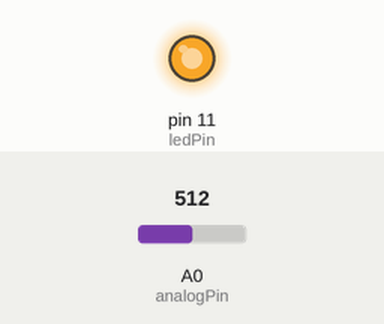
This sketch was run on a simulated Arduino Uno, built with avr-gcc and run on an emulated ATmega328P. Shown: output pins drawn as LEDs (lit = HIGH). The test bench sets the inputs (shaded band); at power-on: A0 (analogPin) = 512.

Above: at 0.9 s.
4.3 s: A0 (analogPin) set to 910
At 7.6 s:
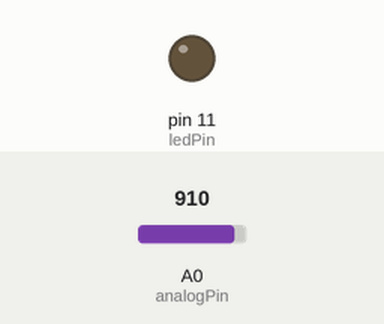
8.6 s: A0 (analogPin) set to 900
At 8.9 s:
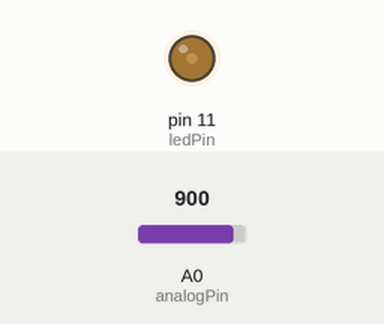
12.9 s: A0 (analogPin) set to 1010
At 13.5 s:
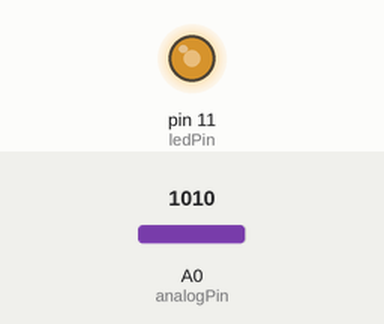
17.2 s: A0 (analogPin) set to 890
At 18.5 s:
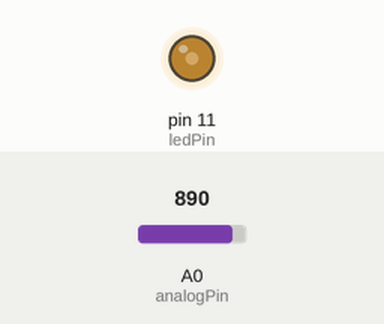
Timing chart, 0 to 22.5 s (numbered marks = the images above; inputs shaded):
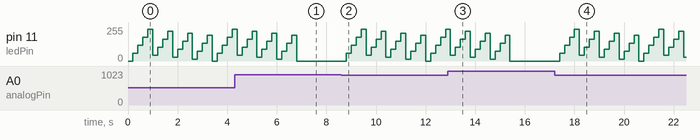

Measured:
- after the input at 4.3 s, pin 11 (ledPin): goes on until 6.8 s, then stays 0/255
- after the input at 8.6 s, pin 11 (ledPin): ramps from 0/255 to 240/255 and jumps back, once every 0.80 s
- after the input at 12.9 s, pin 11 (ledPin): goes on until 15.4 s, then stays 0/255
- after the input at 17.2 s, pin 11 (ledPin): 0/255 → 60/255 after 0.20 s, → 120/255 0.20 s later, → 180/255 0.20 s later, → 240/255 0.20 s later, … (26 changes in this stretch)
- by itself, pin 11 (ledPin): ramps from 0/255 to 240/255 and jumps back, once every 0.80 s

The sketch:

task2c.ino
```cpp
int ledPin = 11;    // LED connected to digital pin 9
int analogPin = A0;

void setup() {
  pinMode(ledPin, OUTPUT); // nothing happens in setup
  pinMode(analogPin, INPUT);
}

void loop() {

  int val = analogRead(analogPin);   // read the input pin
  analogWrite(ledPin, val / 4);
  if (val <= 900)

  {
    // fade in from min to max in increments of 5 points:

    for (int fadeValue = 0 ; fadeValue <= 1000; fadeValue += 60) {
      // sets the value (range from 0 to 255):
      analogWrite(ledPin, fadeValue);
      // wait for 30 milliseconds to see the dimming effect
      delay(200);
    }
  }


 if (val > 900) {
  analogWrite(ledPin, 0);
      // wait for 30 milliseconds to see the dimming effect
      delay(200);
    }

}
```
